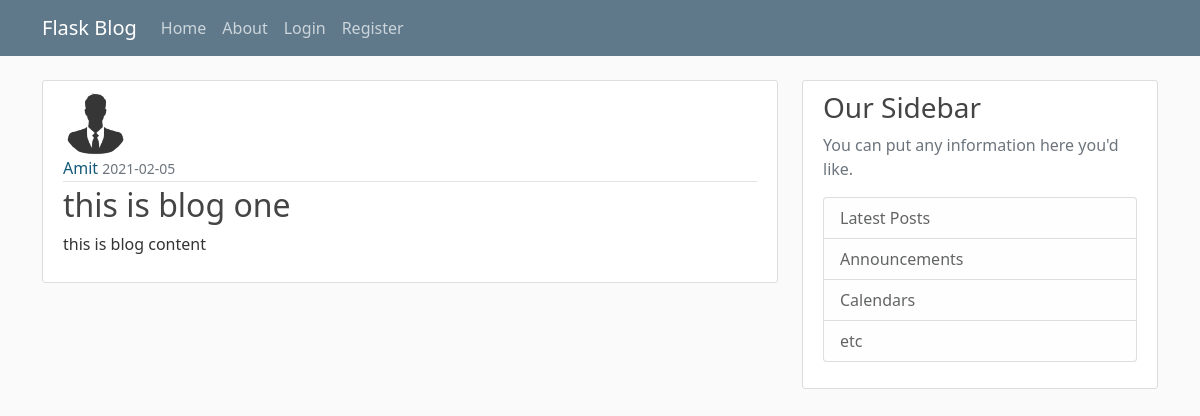
/post/1, run on the app's committed database.
### app/models.py (models this page shows, shortened)
class User(db.Model,UserMixin):
    id=db.Column(db.Integer,primary_key=True)
    username=db.Column(db.String(20),unique=True,nullable=False)
    email=db.Column(db.String(120),unique=True,nullable=False)
    image_file=db.Column(db.String(60),nullable=False,default='default.jpg')
    password=db.Column(db.String(60),nullable=False)
    posts=db.relationship('Post',backref='author',lazy=True)

class Post(db.Model):
    id=db.Column(db.Integer,primary_key=True)
    title=db.Column(db.String(100),nullable=False)
    post_image=db.Column(db.String(60),nullable=False,default='default_post.jpg')
    date_posted=db.Column(db.DateTime,nullable=False,default=datetime.utcnow())
    content=db.Column(db.Text,nullable=False)
    user_id=db.Column(db.Integer,db.ForeignKey('user.id'),nullable=False)
    def __repr__(self):
        return f"User('{self.title}','{self.date_posted}','{self.post_image}')"

### app/routes.py (the view)
@app.route('/post/<int:post_id>',methods=['GET','POST'])
def post(post_id):
    post=Post.query.get_or_404(post_id)
    print(post,'this is post')
    return render_template('post.html',title=post.title,post=post,legend='New Post')

### app/templates/post.html (shortened to what this page needs)
{% extends "layout.html" %}
{% block content %}
    <article class="media content-section">
        <img class="rounded-circle article-img" src="{{ url_for('static', filename='image/Profile_Default/' + post.author.image_file) }}">
        <div class="media-body">
        <div class="article-metadata">
            <a class="mr-2" href="#" style="text-decoration:none; color: #155a78">{{ post.author.username }}</a>
            <small class="text-muted">{{ post.date_posted.strftime('%Y-%m-%d') }}</small>
        </div>
        <h2 >  {{ post.title }} </a></h2>
        <p class="article-content"> {{ post.content }} </p>
        </div>
    </article>
{% endblock content %}

### app/static/main.css (style rules this page uses)
body { background: #fafafa; color: #333333; margin-top: 5rem; }
h1, h2, h3, h4, h5, h6 { color: #444444; }
.content-section { background: #ffffff; padding: 10px 20px; border: 1px solid #dddddd; border-radius: 3px; margin-bottom: 20px; }
.article-content { white-space: pre-line; }
.article-img { height: 65px; width: 65px; margin-right: 16px; }
.article-metadata { padding-bottom: 1px; margin-bottom: 4px; border-bottom: 1px solid #e3e3e3 }

### data on the page
User: image_file (placeholder picture), author.username "Amit"
Post: date_posted "2021-02-05", title "this is blog one", content "this is blog content"
